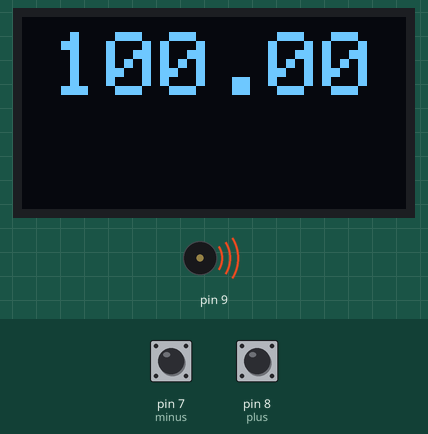
Bench run of a sketch on a simulated Arduino Uno, built with avr-gcc and run on an emulated ATmega328P. Shown: 128×64 one-colour display, buzzer (waves = sounding). Inputs (shaded band) come from the test bench; at power-on: pin 7 (minus) HIGH, pin 8 (plus) HIGH.

Above: at 1.2 s.
1.3 s: pin 7 (minus) pulled LOW for 1 s
At 3.5 s:
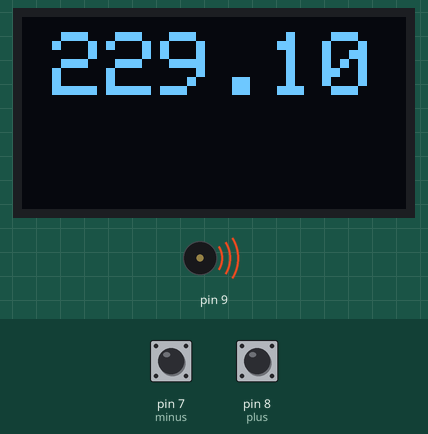
3.8 s: pin 8 (plus) pulled LOW for 0.15 s
At 4.9 s:
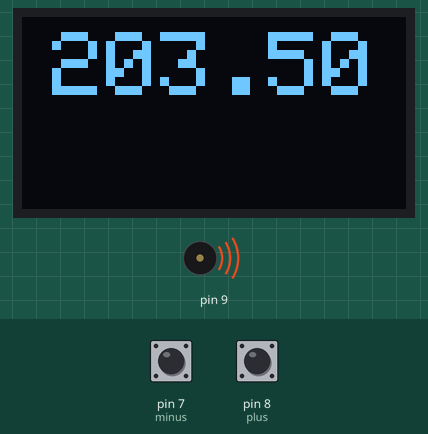
5.4 s: pin 7 (minus) pulled LOW for 0.15 s
At 6.3 s:
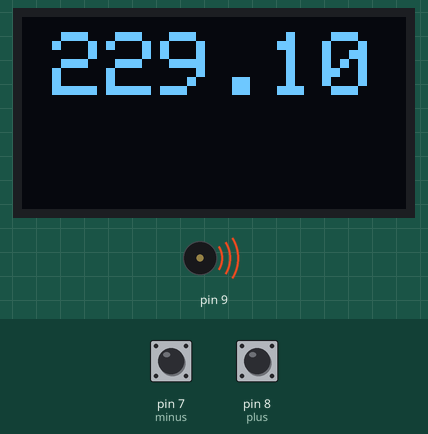
7.0 s: pin 8 (plus) pulled LOW for 1 s
At 7.19 s:
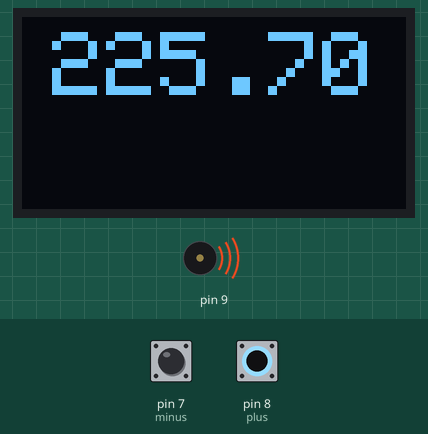
Timing chart, 0 to 10.0 s (numbered marks = the images above; inputs shaded):
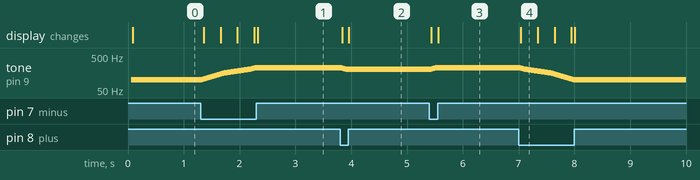

Measured:
- after the input at 1.3 s, tone on pin 9: plays 103 Hz for 0.03 s, 107 Hz for 0.03 s, 111 Hz for 0.03 s, 115 Hz for 0.03 s, 119 Hz for 0.03 s, 123 Hz for 0.03 s … (33 notes in this stretch), starting at once; the display: first changes after 0.06 s (image 1 shows a later state)
- after the input at 3.8 s, tone on pin 9: plays 226 Hz for 0.03 s, 218 Hz for 0.03 s, 211 Hz for 0.03 s, 206 Hz for 0.03 s, 203 Hz for 1.5 s, starting at once; the display: first changes at once (image 2 shows a later state)
- after the input at 5.4 s, tone on pin 9: plays 206 Hz for 0.03 s, 211 Hz for 0.03 s, 218 Hz for 0.03 s, 226 Hz for 0.03 s, 229 Hz for 1.5 s, starting at once; the display: first changes at once (image 3 shows a later state)
- after the input at 7.0 s, tone on pin 9: plays 226 Hz for 0.03 s, 218 Hz for 0.03 s, 211 Hz for 0.03 s, 206 Hz for 0.03 s, 203 Hz for 0.03 s, 199 Hz for 0.03 s … (33 notes in this stretch), starting at once; the display: changes at once (image 4)

The sketch:

CTCSS.ino
```cpp
// (licence header left out)
#include <Wire.h>
#include <Adafruit_SSD1306.h>
#define OLED_RESET 4

Adafruit_SSD1306 display(OLED_RESET);


#define SCREEN_WIDTH 128 // OLED display width, in pixels
#define SCREEN_HEIGHT 64 // OLED display height, in pixels

// tabel gegevens
byte ocrL[50]; byte ocrH[50];
// ctcss tonen
float ctcssFreq[] =   {  67.0,    69.3,    71.9,    74.4,    77.0,   79.7,    82.5,    85.4,    88.5,    91.5,
                         94.8,    97.4,   100.0,   103.5,   107.2,  110.9,   114.8,   118.8,   123.0,   127.3,
                        131.8,   136.5,   141.3,   146.2,   151.4,  156.7,   159.8,   162.2,   165.5,   167.9,
                        171.3,   173.8,   177.3,   179.9,   183.5,  186.2,   189.9,   192.8,   196.6,   199.5,
                        203.5,   206.5,   210.7,   218.1,   225.7,  229.1,   233.6,   241.8,   250.3,    254.1
                      };

// Change this variable to get the correct tone from the list above
// To do so you need to count the position in the list starting from zero
// For example: 67Hz = 0  ---  69.3Hz = 1 --- 71.9Hz = 2 --- and so on...
// Here the variable is set for 100Hz = 12

int ctcsstone=12;

void setup()
{
  pinMode(7,INPUT_PULLUP);// minus
  pinMode(8,INPUT_PULLUP);// plus

  display.begin(SSD1306_SWITCHCAPVCC, 0x3C);  // initialize with the I2C address of the display
  display.clearDisplay();                     // clear the display buffer
  display.display();                          // update display
}

void loop()
{
  if(digitalRead(7)==LOW){ctcsstone++;if(ctcsstone>49){ctcsstone=49;}}
  if(digitalRead(8)==LOW){ctcsstone--;if(ctcsstone<0){ctcsstone=0;}}

 ctcsscalc();
    /* frequentie-deler */
    // configuratie Timer1
 TCCR1A = 0x50;
 TCCR1B = 0x0A;
 TCCR1C = 0x00;

 // zet pin PB1 = OCR1A = "D9" als output
 DDRB |= 1 << PB1;

 // zet het deeltal in het output compare register
 OCR1AH = ocrH[ctcsstone];
 OCR1AL = ocrL[ctcsstone];

  displayfreq();
  display.clearDisplay();
}

void displayfreq()
{
  display.clearDisplay();
  display.setTextSize(3);
  display.setTextColor(WHITE);
  display.setCursor(10,5);
  display.print(ctcssFreq[ctcsstone], 2);  // rounded to 2 decimal places
  display.display();                    // update the OLED display with all the new text
}

// bereken deeltal ocrnx voor elke frequentie
void ctcsscalc() {

  int N = 8;
  int clk = 16; // 16 MHz clock

  for (int n=0; n<50; n++) {

    int ocrLH = ( clk * 1000000 ) / (( 2 * N * ctcssFreq[n] ) - 1 );

    ocrH[n] = ocrLH >> 8;
    ocrL[n] = ocrLH & 0x00FF;

  }
}
```
